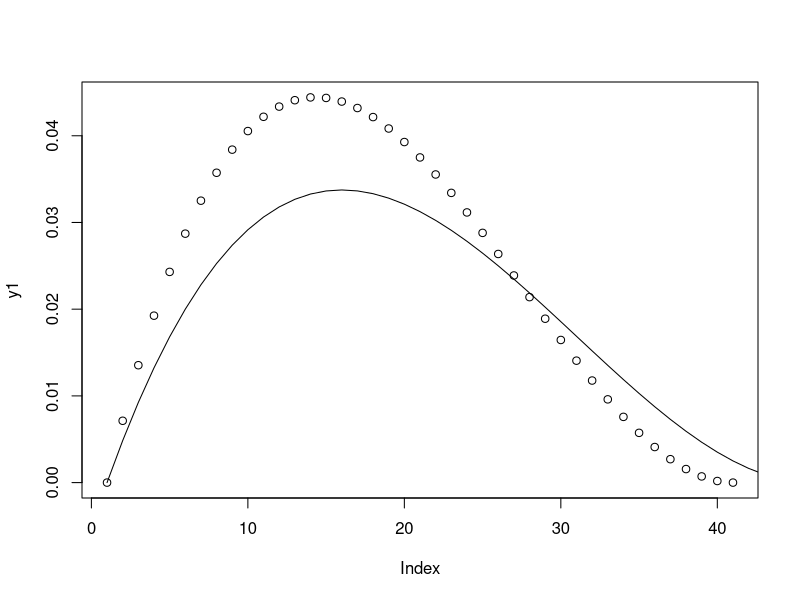

This chart was generated by the following R code:
# 1. Create a function called sex_ratio with inputs
#    a) males: count of males
#    b) females: count of females
#    c) per: multiplier default set to 100
#    that calculates the sex ratio (males per 'per' females).
sex_ratio <- function(males, females, per = 100) {
  sr <- (males / females) * per
  return(sr)
}
# a) Run sex_ratio for a population with 120 males and 150 females
sex_ratio(males = 120, females = 150)
# b) Run sex_ratio for a population with 520,000 males and 500,000 females
sex_ratio(males = 520000, females = 500000)
# c) Run sex_ratio for a population with 33000 males and 35000 females, and have
#    the answer provided as males per 1000 females
sex_ratio(males = 33000, females = 35000, per = 1000)

# 2. Create a function called tfr with inputs
#    a) asfr with NULL default
#    b) period with 5 as the default value
#    that calculates the total fertility rate (tfr) based on a vector 
#    of age specific fertility rates (asfr) over a give period. 
tfr <- function(asfr = NULL, period = 5){
  x <-  period * sum(asfr)
  return(x)
}
# Run your function with the two sets of asfr values
#    a) 0.05, 0.1, 0.12, 0.09, 0.06 and 0.04
tfr(asfr = c(0.05, 0.1, 0.12, 0.09, 0.06, 0.04))
#    b) 0.1, 0.18, 0.16, 0.14, 0.12 and 0.02
tfr(asfr = c(0.1, 0.18, 0.16, 0.14, 0.12, 0.02))

# 3. Create a function called dependency_ratio with inputs
#    a) youth: population aged 0-14
#    b) elderly population aged 65+
#    c) working: population aged 15-64
#    d) type: character string default set to "total" (options: "total", "young", "old")
#    that calculates the specified dependency ratio per 100 working-age people using ifelse().
dependency_ratio <- function(youth, elderly, working, type = "total") {
  # Default to total numerator
  num <- youth + elderly
  
  # Adjust numerator based on type
  num <- ifelse(type == "young", youth, num)
  num <- ifelse(type == "old", elderly, num)
  
  dep <- (num / working) * 100
  return(dep)
}
# Run dependency_ratio for a population with 150 youth, 100 elderly, and 500 working:
# a) Total dependency ratio:
dependency_ratio(youth = 150, elderly = 100, working = 500)
# b) Old-age dependency ratio:
dependency_ratio(youth = 150, elderly = 100, working = 500, type = "old")

# 3. Create a function called called gage with inputs
#    a) x with default of 15:55 
#    b) c with default of NULL 
#    that calculates the Gage fertility age schedule using the formula
#    y = c * (x - s) * (s + w - x)^2
#    where c is a constant value, that takes the value 12 * w^-4 if not provided by the user,
#          x are mother ages
#          s is the minimum mothers age
#          w is the width of the mothers age (Hint: max(x) - min(x))
gage <- function(x = 15:55, c = 12 * w^-4){
  s <- min(x)
  w <- max(x) - min(x)
  # Set default c if not provided by user
  if (is.null(c)) {
    c <- 12 * w^-4
  }
  y <- c * (x - s) * (s + w - x)^2
  return(y)
}
# Run your function and save results as
# a) y1 with all values set to default
y1 <- gage()
# b) y2 with x set to 15:60 and c to 1/400000
y2 <- gage(x = 15:60, c = 1/400000)
# Uncomment the code below for a simple plot of the results
plot(y1)
lines(y2)

# 5. Create a function called pop_proj that uses a for loop to project a population
#    over n time periods by calculating net growth from crude rates:
#      b: birth rate (decimal)
#      d: death rate (decimal)
#      m: net migration rate (decimal)
pop_proj <- function(p0 = NULL, b = NULL, d = NULL, m = 0, n = NULL) {
  # Calculate net growth rate
  r <- b - d + m
  p <- p0
  
  for (i in 1:n) {
    p[i + 1] <- p[i] * (1 + r)
  }
  
  return(p)
}
# Run pop_proj with:
# p0 = 100, birth rate = 0.08, death rate = 0.04, net migration = 0.01 over 5 years:
pop_proj(p0 = 100, b = 0.08, d = 0.04, m = 0.01, n = 5)
# Run pop_proj with a declining population:
# p0 = 500, birth rate = 0.01, death rate = 0.02, net migration = -0.005 over 10 years:
pop_proj(p0 = 500, b = 0.01, d = 0.02, m = -0.005, n = 10)
